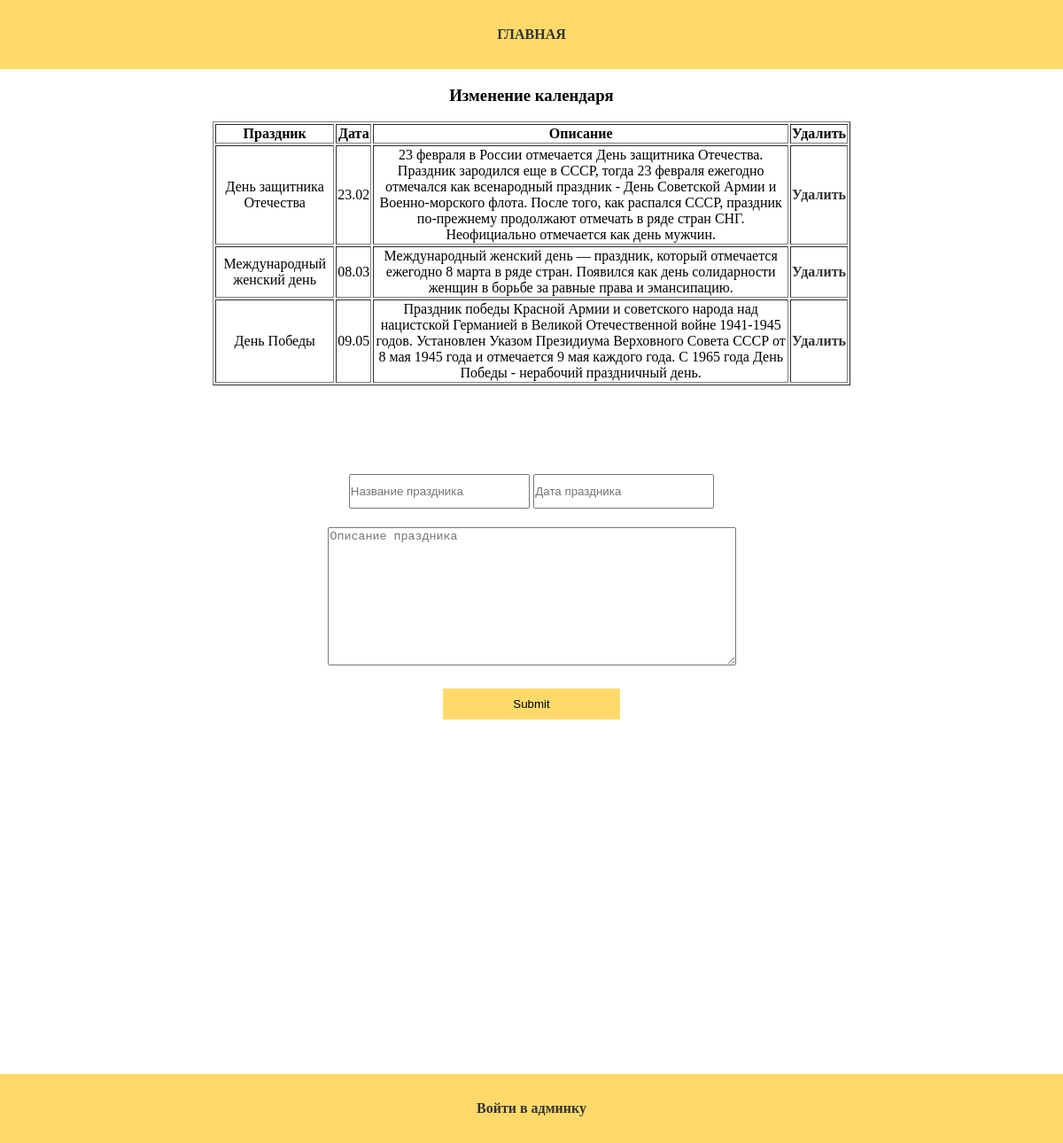
Screenshot of /admin_lk.php with the database file from the repository.
### tables this page shows
CREATE TABLE `holidays` (
  `id` int(8) NOT NULL,
  `name` varchar(50) NOT NULL,
  `date` varchar(50) NOT NULL,
  `description` text NOT NULL
);

### admin_lk.php (the view, shortened to what this page needs)
<!DOCTYPE html>
<html lang="ru">
<head>
	<link rel="stylesheet" href="css/style.css">
</head>
<body>
	<header>
		<a href="index.php">Главная</a>
	</header>
	<main>
			<?php
			    $host = 'localhost';
			    $user = 'root';
			    $pass = '';
			    $db_name = 'zd12-2';
			    $connect = mysqli_connect($host, $user, $pass, $db_name);
			 ?>
			<h3>Изменение календаря</h3>
			<table class ="admin__calendar" border='1'>
			  <tr>
			    <td><b>Праздник</b></td>
			    <td><b>Дата</b></td>
			    <td><b>Описание</b></td>
			    <td><b>Удалить</b></td>
			  </tr>
			  <?php
			    $sql = mysqli_query($connect, "SELECT * FROM `holidays`");
			    while ($holi = mysqli_fetch_array($sql)) {
			      echo '<tr>' .
			           "<td>{$holi['name']}</td>" .
			           "<td>{$holi['date']}</td>" .
			           "<td>{$holi['description']}</td>" .
			           "<td><a href='?del_id={$holi['id']}'>Удалить</a></td>" .
			           '</tr>';
			    }
			  ?>
				</table>
				<form action="new_holi.php" method="POST">
					<input type="text" name="name" placeholder="Название праздника">
					<input type="text" name="date" placeholder="Дата праздника"><br><br>
					<textarea name="description" cols="55" rows="10" placeholder="Описание праздника"></textarea><br><br>
					<input type="submit" class="btn">
				</form>
	</main>
	<footer>
		<?php
		if($_COOKIE['user'] == !''):
		 ?>
		<a href="exit.php">Выйти</a>
		<?php else: ?>
		<a href="form_admin.php">Войти в админку</a>
		<?php endif;?>
	</footer>
</body>
</html>

### css/style.css (style rules this page uses)
body { padding: 0; margin: 0; }
a { text-decoration: none; color: #333; font-weight: bold; }
header { text-align: center; text-transform: uppercase; background-color: #ffda6b; padding: 30px 0; }
main { margin: 0 auto; text-align: center; width: 60%; }
footer { margin-top: 400px; text-align: center; background-color: #ffda6b; padding: 30px 0; display: block; }
form { font-size: 18px; }
input { width: 200px; padding: 10px 0; cursor: pointer; }
.btn { background-color: #ffda6b; border: none; }
main table { margin-bottom: 100px; }

### rows the page displays
holidays: name "День защитника Отечества", date "23.02", description "23 февраля в России отмечается День защитника Отечества. Праздник зародился еще в СССР, тогда 23 февраля ежегодно отмечался как всенародный праздник - День Советской Армии и Военно-морского флота. После того, как распался СССР, праздник по-прежнему продолжают отмечать в ряде стран СНГ. Неофициально отмечается как день мужчин."
holidays: name "Международный женский день", date "08.03", description "Международный женский день — праздник, который отмечается ежегодно 8 марта в ряде стран. Появился как день солидарности женщин в борьбе за равные права и эмансипацию."
holidays: name "День Победы", date "09.05", description "Праздник победы Красной Армии и советского народа над нацистской Германией в Великой Отечественной войне 1941-1945 годов. Установлен Указом Президиума Верховного Совета СССР от 8 мая 1945 года и отмечается 9 мая каждого года. С 1965 года День Победы - нерабочий праздничный день."
